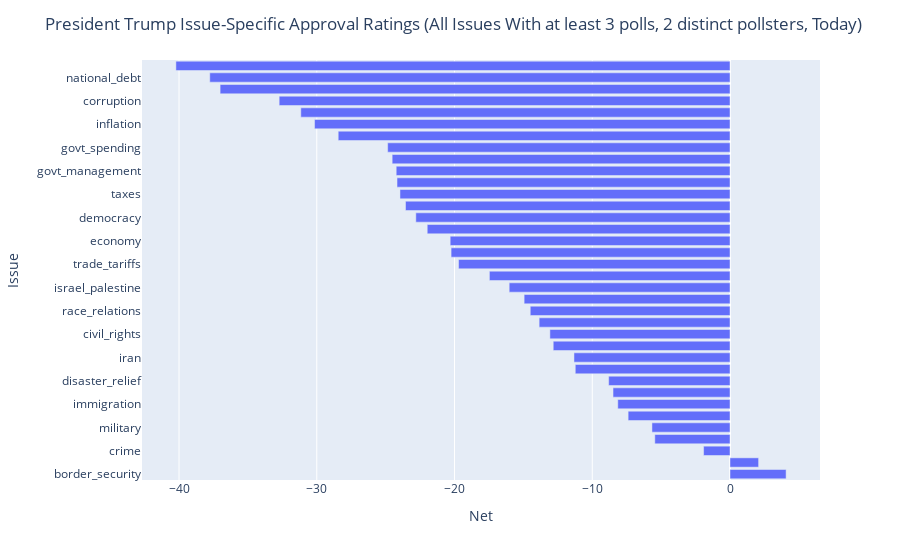

Write notebook code for a chart like this one.
### Code cell
fig = px.bar(all_qual_issues_approval, x='net', y='issue')
fig.update_layout(
    title='President Trump Issue-Specific Approval Ratings (All Issues With at least 3 polls, 2 distinct pollsters, Today)',
    xaxis_title='Net',
    yaxis_title='Issue',
    legend_title='Legend',
)
fig.show()

### Figure 1 — Plotly figure (JSON) as saved in the notebook; plotly's stock layout.template omitted (floating-point values rounded to 4 significant figures)
{"data": [{"hovertemplate": "net=%{x}<br>issue=%{y}<extra></extra>", "legendgroup": "", "marker": {"color": "#636efa", "pattern": {"shape": ""}}, "name": "", "orientation": "h", "showlegend": false, "textposition": "auto", "type": "bar", "x": [4.072, 2.076, -1.918, -5.458, -5.667, -7.395, -8.147, -8.492, -8.81, -11.23, -11.33, -12.83, -13.08, -13.86, -14.5, -14.95, -16.03, -17.47, -19.71, -20.25, -20.32, -21.98, -22.81, -23.56, -23.96, -24.17, -24.23, -24.53, -24.85, -28.44, -30.16, -31.16, -32.73, -37.02, -37.77, -40.23], "xaxis": "x", "y": ["border_security", "national_security", "crime", "guns", "military", "israel", "immigration", "deportations", "disaster_relief", "israel_iran_conflict", "iran", "federal_workforce", "civil_rights", "abortion", "race_relations", "foreign_policy", "israel_palestine", "climate_change", "trade_tariffs", "education", "economy", "energy", "democracy", "environment", "taxes", "ukraine", "govt_management", "russia", "govt_spending", "healthcare", "inflation", "epstein_files", "corruption", "unity", "national_debt", "govt_shutdown"], "yaxis": "y"}], "layout": {"barmode": "relative", "legend": {"title": {"text": "Legend"}, "tracegroupgap": 0}, "margin": {"t": 60}, "title": {"text": "President Trump Issue-Specific Approval Ratings (All Issues With at least 3 polls, 2 distinct pollsters, Today)"}, "xaxis": {"anchor": "y", "domain": [0, 1], "title": {"text": "Net"}}, "yaxis": {"anchor": "x", "domain": [0, 1], "title": {"text": "Issue"}}}}
